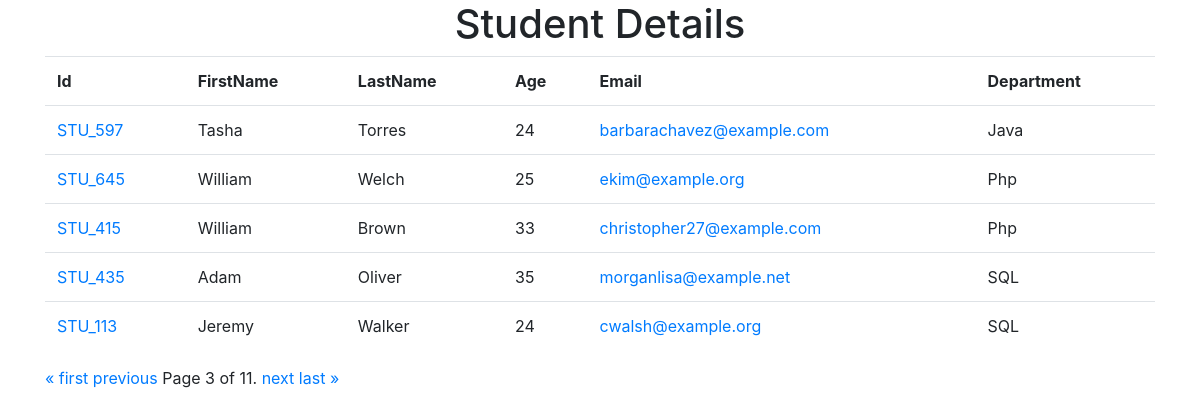
/?page=3, run on the app's committed database.
### studentapp/models.py (models this page shows)
class Student(models.Model):
    dept = models.ForeignKey(Department, on_delete=models.CASCADE)
    student_id = models.OneToOneField(StudentId, on_delete=models.CASCADE)
    firstname = models.CharField(max_length=50)
    lastname = models.CharField(max_length=50)
    age = models.IntegerField()
    email=models.CharField(max_length=50)

class StudentId(models.Model):
    student_id = models.CharField(max_length=20)

class Department(models.Model):
    deptname = models.CharField(max_length=50)

### studentapp/views.py (the view)
# urls.py: path("",index,name="index"),
def index(request):
    studentData = Student.objects.all()
    paginator = Paginator(studentData, 5)
    page_number = request.GET.get("page")
    page_obj = paginator.get_page(page_number)
    return render(request, 'index.html',{"studentData":page_obj})

### templates/index.html (shortened to what this page needs)
<!DOCTYPE html>
<html lang="en">
<head>
    <link rel="stylesheet" href="https://cdn.jsdelivr.net/npm/bootstrap@4.4.1/dist/css/bootstrap.min.css"
>
</head>
<body>
    <div class="container">
        <div class="row">
            <div class="col-12">
                <h1 align="center">Student Details</h1>
                <table class="table">
                    <tr>
                        <th>Id</th>
                        <th>FirstName</th>
                        <th>LastName</th>
                        <th>Age</th>
                        <th>Email</th>
                        <th>Department</th>
                    </tr>
                    {%for i in studentData%}
                    <tr>
                        <td><a href="{%url 'marks' i.student_id.student_id%}">{{i.student_id.student_id}}</a></td>
                        <td>{{i.firstname}}</td>
                        <td>{{i.lastname}}</td>
                        <td>{{i.age}}</td>
                        <td><a href="{%url 'sendmail' i.student_id.student_id%}">{{i.email}}</a></td>
                        <td>{{i.dept.deptname}}</td>
                    </tr>
                    {%endfor%}
                </table>
                <div class="pagination">
                    <span class="step-links">
                        {% if studentData.has_previous %}
                        <a href="?page=1">&laquo; first</a>
                        <a href="?page={{ studentData.previous_page_number }}">previous</a>
                        {% endif %}
                        <span class="current">
                            Page {{ studentData.number }} of {{ studentData.paginator.num_pages }}.
                        </span>
                        {% if studentData.has_next %}
                        <a href="?page={{ studentData.next_page_number }}">next</a>
                        <a href="?page={{ studentData.paginator.num_pages }}">last &raquo;</a>
                        {% endif %}
                    </span>
                </div>
            </div>
        </div>
    </div>
</body>
</html>

### data on the page
Student: student_id.student_id "STU_597", firstname "Tasha", lastname "Torres", age "24", email "barbarachavez@example.com", dept.deptname "Java"
Student: student_id.student_id "STU_645", firstname "William", lastname "Welch", age "25", email "ekim@example.org", dept.deptname "Php"
Student: student_id.student_id "STU_415", firstname "William", lastname "Brown", age "33", email "christopher27@example.com", dept.deptname "Php"
Student: student_id.student_id "STU_435", firstname "Adam", lastname "Oliver", age "35", email "morganlisa@example.net", dept.deptname "SQL"
Student: student_id.student_id "STU_113", firstname "Jeremy", lastname "Walker", age "24", email "cwalsh@example.org", dept.deptname "SQL"

### other printed values
{{ studentData.number }} "3"
{{ studentData.paginator.num_pages }} "11"
